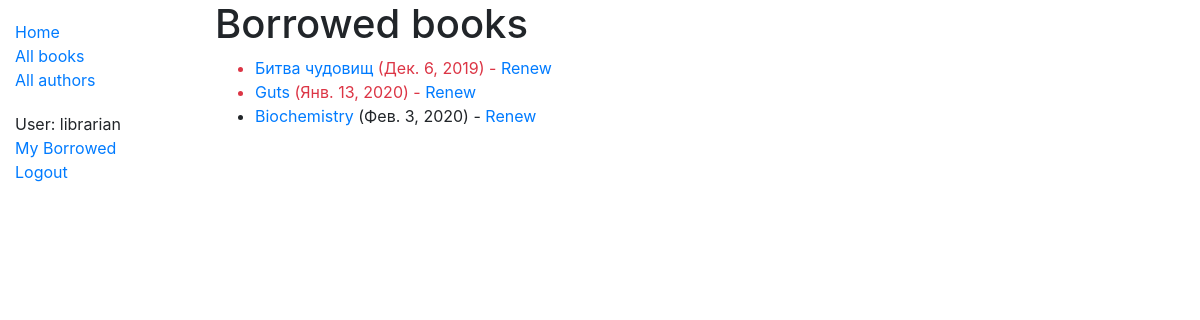
Screenshot of /catalog/borrowed/ (signed in) with the database file from the repository.
### catalog/models.py (models this page shows, shortened)
class BookInstance(models.Model):
    id = models.UUIDField(primary_key=True, default=uuid.uuid4, help_text='Unique ID for this particular book across whole library')
    book = models.ForeignKey('Book', on_delete=models.SET_NULL, null=True)
    imprint = models.CharField(max_length=200)
    due_back = models.DateField(null=True, blank=True)
    borrower = models.ForeignKey(User, on_delete=models.SET_NULL, null=True,
                                 blank=True)
    LOAN_STATUS = (
        ('m', 'Maintenance'),
        ('o', 'On loan'),
        ('a', 'Available'),
        ('r', 'Reserved'),
    )
    status = models.CharField(
        max_length=1,
        choices=LOAN_STATUS,
        blank=True,
        default='m',
        help_text='Book availability',
    )
    class Meta:
        ordering = ['due_back']
        permissions = (("can_mark_returned", "Set book as returned"),)
    @property
    def is_overdue(self):
        if self.due_back and date.today() > self.due_back:
            return True
        return False

class Book(models.Model):
    title = models.CharField(max_length=200)
    author = models.ForeignKey('Author', on_delete=models.SET_NULL, null=True)
    summary = models.TextField(max_length=1000, help_text='Enter a brief description of the book')
    isbn = models.CharField('ISBN', max_length=13, help_text='13 Character <a href="https://www.isbn-international.org/content/what-isbn">ISBN number</a>')
    genre = models.ManyToManyField(Genre, help_text='Select a genre for this book')
    language = models.ForeignKey('Language', on_delete=models.SET_NULL, null=True)
    def display_genre(self):
        """Create a string for the Genre. This is required to display genre in Admin."""
        return ', '.join(genre.name for genre in self.genre.all()[:3])
    display_genre.short_description = 'Genre'

### catalog/views.py (the view)
# urls.py: path('borrowed/', views.LoanedBooksByUsersListView.as_view(), name='all-borrowed'),
class LoanedBooksByUsersListView(LoginRequiredMixin, generic.ListView):
	model = BookInstance
	permission_required = 'catalog.can_mark_returned'
	template_name = 'catalog/bookinstance_list_borrowed.html'
	paginate_by = 10
	def get_queryset(self):
		return BookInstance.objects.filter(status__exact='o').order_by('due_back')

### catalog/templates/catalog/bookinstance_list_borrowed.html
{% extends "base_generic.html" %}
{% block content %}
    <h1>Borrowed books</h1>
    {% if bookinstance_list %}
    <ul>
      {% for bookinst in bookinstance_list %}
      <li class="{% if bookinst.is_overdue %}text-danger{% endif %}">
        <a href="{% url 'book-detail' bookinst.book.pk %}">{{bookinst.book.title}}</a> ({{ bookinst.due_back }}) {% if user.is_staff %}- {{ bookinst.borrower }}{% endif %} {% if perms.catalog.can_mark_returned %}- <a href="{% url 'renew-book-librarian' bookinst.id %}">Renew</a>  {% endif %}
      </li>
      {% endfor %}
    </ul>
    {% else %}
      <p>There are no books borrowed.</p>
    {% endif %}
{% endblock %}

### catalog/templates/base_generic.html (shortened to what this page needs)
<!DOCTYPE html>
<html lang="en">
<head>
  <link rel="stylesheet" href="https://stackpath.bootstrapcdn.com/bootstrap/4.1.3/css/bootstrap.min.css">
  {% load static %}
  <link rel="stylesheet" href="{% static 'css/styles.css' %}">
</head>
<body>
<div class="container-fluid">
<div class="row">
  <div class="col-sm-2">
  {% block sidebar %}
  <ul class="sidebar-nav">
    <li><a href="{% url 'index' %}">Home</a></li>
    <li><a href="{% url 'books' %}">All books</a></li>
    <li><a href="{% url 'authors' %}">All authors</a></li>
  </ul>
  <ul class="sidebar-nav">
   {% if user.is_authenticated %}
     <li>User: {{ user.get_username }}</li>
     <li><a href="{% url 'my-borrowed' %}">My Borrowed</a></li>
     <li><a href="{% url 'logout'%}?next={{request.path}}">Logout</a></li>
   {% else %}
     <li><a href="{% url 'login'%}?next={{request.path}}">Login</a></li>
   {% endif %}
  </ul>
{% endblock %}
  </div>
  <div class="col-sm-10 ">
  {% block content %}{% endblock %}
  </div>
</div>
</div>
</body>
</html>

### catalog/static/css/styles.css (style rules this page uses)
.sidebar-nav { margin-top: 20px; padding: 0; list-style: none; }

### rows the page displays
BookInstance: book "Битва чудовищ", due_back "Дек. 6, 2019"
BookInstance: book "Guts", due_back "Янв. 13, 2020"
BookInstance: book "Biochemistry", due_back "Фев. 3, 2020"

### other values shown
{{ user.get_username }} "librarian"
